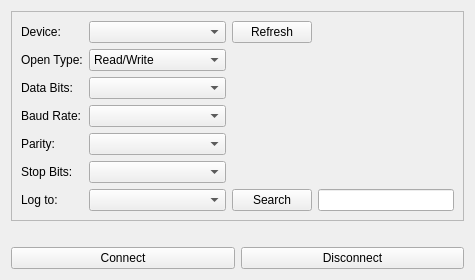
<?xml version="1.0" encoding="UTF-8"?>
<ui version="4.0">
 <class>SerialConnConfigWidget</class>
 <widget class="QWidget" name="SerialConnConfigWidget">
  <property name="geometry">
   <rect>
    <x>0</x>
    <y>0</y>
    <width>475</width>
    <height>258</height>
   </rect>
  </property>
  <property name="windowTitle">
   <string>Form</string>
  </property>
  <layout class="QVBoxLayout" name="verticalLayout">
   <item>
    <widget class="QFrame" name="frame">
     <property name="sizePolicy">
      <sizepolicy hsizetype="Preferred" vsizetype="Fixed">
       <horstretch>0</horstretch>
       <verstretch>0</verstretch>
      </sizepolicy>
     </property>
     <property name="frameShape">
      <enum>QFrame::StyledPanel</enum>
     </property>
     <property name="frameShadow">
      <enum>QFrame::Raised</enum>
     </property>
     <layout class="QGridLayout" name="gridLayout_2">
      <item row="0" column="0">
       <widget class="QLabel" name="label">
        <property name="sizePolicy">
         <sizepolicy hsizetype="Fixed" vsizetype="Preferred">
          <horstretch>0</horstretch>
          <verstretch>0</verstretch>
         </sizepolicy>
        </property>
        <property name="text">
         <string>Device:</string>
        </property>
       </widget>
      </item>
      <item row="0" column="1">
       <widget class="QComboBox" name="cbDeviceList">
        <property name="sizePolicy">
         <sizepolicy hsizetype="MinimumExpanding" vsizetype="Fixed">
          <horstretch>0</horstretch>
          <verstretch>0</verstretch>
         </sizepolicy>
        </property>
       </widget>
      </item>
      <item row="0" column="2">
       <widget class="QPushButton" name="btRefreshDeviceList">
        <property name="text">
         <string>Refresh</string>
        </property>
       </widget>
      </item>
      <item row="0" column="3">
       <spacer name="horizontalSpacer">
        <property name="orientation">
         <enum>Qt::Horizontal</enum>
        </property>
        <property name="sizeHint" stdset="0">
         <size>
          <width>40</width>
          <height>20</height>
         </size>
        </property>
       </spacer>
      </item>
      <item row="1" column="0">
       <widget class="QLabel" name="label_2">
        <property name="sizePolicy">
         <sizepolicy hsizetype="Fixed" vsizetype="Preferred">
          <horstretch>0</horstretch>
          <verstretch>0</verstretch>
         </sizepolicy>
        </property>
        <property name="text">
         <string>Open Type:</string>
        </property>
       </widget>
      </item>
      <item row="1" column="1">
       <widget class="QComboBox" name="cbOpenType">
        <property name="sizePolicy">
         <sizepolicy hsizetype="MinimumExpanding" vsizetype="Fixed">
          <horstretch>0</horstretch>
          <verstretch>0</verstretch>
         </sizepolicy>
        </property>
        <property name="currentText">
         <string>Read/Write</string>
        </property>
        <item>
         <property name="text">
          <string>Read/Write</string>
         </property>
        </item>
        <item>
         <property name="text">
          <string>Read</string>
         </property>
        </item>
        <item>
         <property name="text">
          <string>Write</string>
         </property>
        </item>
       </widget>
      </item>
      <item row="2" column="0">
       <widget class="QLabel" name="label_4">
        <property name="text">
         <string>Data Bits:</string>
        </property>
       </widget>
      </item>
      <item row="2" column="1">
       <widget class="QComboBox" name="cbDataBits">
        <property name="sizePolicy">
         <sizepolicy hsizetype="MinimumExpanding" vsizetype="Fixed">
          <horstretch>0</horstretch>
          <verstretch>0</verstretch>
         </sizepolicy>
        </property>
       </widget>
      </item>
      <item row="3" column="0">
       <widget class="QLabel" name="label_3">
        <property name="sizePolicy">
         <sizepolicy hsizetype="Fixed" vsizetype="Preferred">
          <horstretch>0</horstretch>
          <verstretch>0</verstretch>
         </sizepolicy>
        </property>
        <property name="text">
         <string>Baud Rate:</string>
        </property>
       </widget>
      </item>
      <item row="3" column="1">
       <widget class="QComboBox" name="cbBaudRate">
        <property name="sizePolicy">
         <sizepolicy hsizetype="MinimumExpanding" vsizetype="Fixed">
          <horstretch>0</horstretch>
          <verstretch>0</verstretch>
         </sizepolicy>
        </property>
       </widget>
      </item>
      <item row="4" column="0">
       <widget class="QLabel" name="label_6">
        <property name="sizePolicy">
         <sizepolicy hsizetype="Fixed" vsizetype="Preferred">
          <horstretch>0</horstretch>
          <verstretch>0</verstretch>
         </sizepolicy>
        </property>
        <property name="text">
         <string>Parity:</string>
        </property>
       </widget>
      </item>
      <item row="4" column="1">
       <widget class="QComboBox" name="cbParity">
        <property name="sizePolicy">
         <sizepolicy hsizetype="MinimumExpanding" vsizetype="Fixed">
          <horstretch>0</horstretch>
          <verstretch>0</verstretch>
         </sizepolicy>
        </property>
       </widget>
      </item>
      <item row="5" column="0">
       <widget class="QLabel" name="label_5">
        <property name="sizePolicy">
         <sizepolicy hsizetype="Fixed" vsizetype="Preferred">
          <horstretch>0</horstretch>
          <verstretch>0</verstretch>
         </sizepolicy>
        </property>
        <property name="text">
         <string>Stop Bits:</string>
        </property>
       </widget>
      </item>
      <item row="5" column="1">
       <widget class="QComboBox" name="cbStopBits">
        <property name="sizePolicy">
         <sizepolicy hsizetype="MinimumExpanding" vsizetype="Fixed">
          <horstretch>0</horstretch>
          <verstretch>0</verstretch>
         </sizepolicy>
        </property>
       </widget>
      </item>
      <item row="6" column="0">
       <widget class="QLabel" name="label_7">
        <property name="sizePolicy">
         <sizepolicy hsizetype="Fixed" vsizetype="Preferred">
          <horstretch>0</horstretch>
          <verstretch>0</verstretch>
         </sizepolicy>
        </property>
        <property name="text">
         <string>Log to:</string>
        </property>
       </widget>
      </item>
      <item row="6" column="1">
       <widget class="QComboBox" name="cbLogType">
        <property name="sizePolicy">
         <sizepolicy hsizetype="MinimumExpanding" vsizetype="Fixed">
          <horstretch>0</horstretch>
          <verstretch>0</verstretch>
         </sizepolicy>
        </property>
       </widget>
      </item>
      <item row="6" column="2">
       <widget class="QPushButton" name="btSearchLogFile">
        <property name="text">
         <string>Search</string>
        </property>
       </widget>
      </item>
      <item row="6" column="3">
       <widget class="QLineEdit" name="leLogFilePath">
        <property name="readOnly">
         <bool>true</bool>
        </property>
       </widget>
      </item>
     </layout>
    </widget>
   </item>
   <item>
    <widget class="QLabel" name="lbStatus">
     <property name="text">
      <string/>
     </property>
     <property name="alignment">
      <set>Qt::AlignCenter</set>
     </property>
    </widget>
   </item>
   <item>
    <layout class="QHBoxLayout" name="horizontalLayout">
     <item>
      <widget class="QPushButton" name="btConnect">
       <property name="text">
        <string>Connect</string>
       </property>
      </widget>
     </item>
     <item>
      <widget class="QPushButton" name="btDisconnect">
       <property name="text">
        <string>Disconnect</string>
       </property>
      </widget>
     </item>
    </layout>
   </item>
  </layout>
 </widget>
 <resources/>
 <connections/>
</ui>
